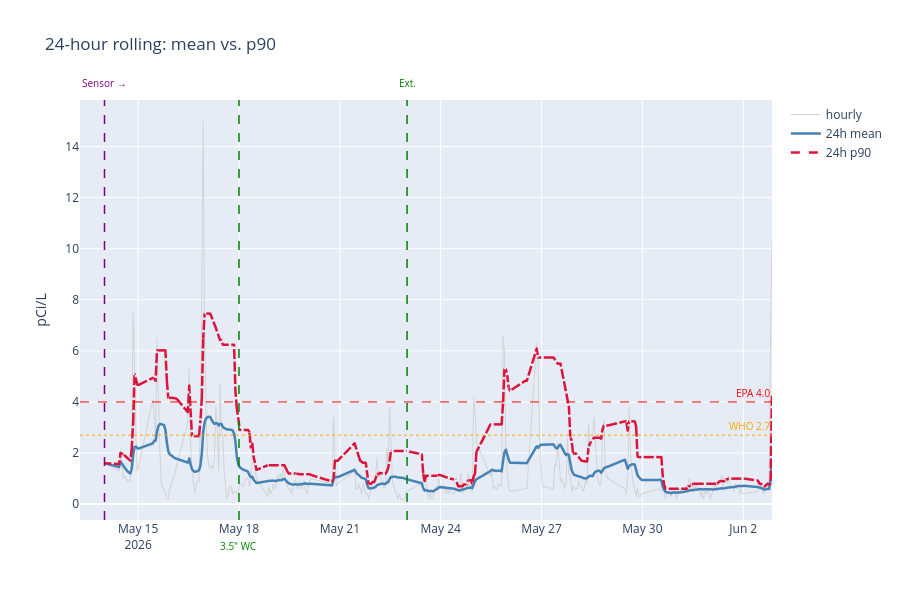

Notebook code for this chart:
### Markdown cell above
## 24-hour rolling: mean vs. p90

The 24-hour rolling mean (blue) shows the typical level over the prior day. The 24-hour rolling 90th percentile (red, dashed) shows what level the worst 10% of hours in that window hit. The gap between them is informative: a low rolling mean alongside a high rolling p90 indicates the system is "mostly working but occasionally failing" — a failure mode that a mean-only chart hides.

Hourly readings are shown in light gray for context. The 7-day window is omitted here because the post-move dataset spans less than 3 weeks; daily-level smoothing is already covered in the daily-distribution chart above.

### Code cell
window_24h = df_post['radon'].rolling('24h')

ma = pd.DataFrame({
    'hourly':  df_post['radon'],
    '24h mean': window_24h.mean(),
    '24h p90':  window_24h.quantile(0.9),
})

fig = px.line(ma, title='24-hour rolling: mean vs. p90',
              labels={'value': 'pCi/L', 'ts': '', 'variable': ''})
fig.update_traces(selector=dict(name='hourly'),   line=dict(color='lightgray', width=1))
fig.update_traces(selector=dict(name='24h mean'), line=dict(color='steelblue', width=2.5))
fig.update_traces(selector=dict(name='24h p90'),  line=dict(color='crimson', width=2.5, dash='dash'))
annotate(fig, events=EVENTS_POST)
fig.show()

### Figure 1 — Plotly figure (JSON) as saved in the notebook; plotly's stock layout.template omitted (floating-point values rounded to 4 significant figures; data arrays with more than 128 entries replaced by an {"elided": "..."} marker saying what was removed)
{"data": [{"hovertemplate": "=%{x}<br>pCi/L=%{y}<extra></extra>", "legendgroup": "hourly", "line": {"color": "lightgray", "dash": "solid", "width": 1}, "marker": {"symbol": "circle"}, "mode": "lines", "name": "hourly", "showlegend": true, "type": "scattergl", "x": {"elided": "346 str values"}, "xaxis": "x", "y": {"elided": "346 float values"}, "yaxis": "y"}, {"hovertemplate": "=%{x}<br>pCi/L=%{y}<extra></extra>", "legendgroup": "24h mean", "line": {"color": "steelblue", "dash": "solid", "width": 2.5}, "marker": {"symbol": "circle"}, "mode": "lines", "name": "24h mean", "showlegend": true, "type": "scattergl", "x": {"elided": "346 str values"}, "xaxis": "x", "y": {"elided": "346 float values"}, "yaxis": "y"}, {"hovertemplate": "=%{x}<br>pCi/L=%{y}<extra></extra>", "legendgroup": "24h p90", "line": {"color": "crimson", "dash": "dash", "width": 2.5}, "marker": {"symbol": "circle"}, "mode": "lines", "name": "24h p90", "showlegend": true, "type": "scattergl", "x": {"elided": "346 str values"}, "xaxis": "x", "y": {"elided": "346 float values"}, "yaxis": "y"}], "layout": {"annotations": [{"font": {"color": "red", "size": 10}, "showarrow": false, "text": "EPA 4.0", "x": 1, "xanchor": "right", "xref": "x domain", "y": 4.0, "yanchor": "bottom", "yref": "y"}, {"font": {"color": "orange", "size": 10}, "showarrow": false, "text": "WHO 2.7", "x": 1, "xanchor": "right", "xref": "x domain", "y": 2.7, "yanchor": "bottom", "yref": "y"}, {"font": {"color": "purple", "size": 10}, "showarrow": false, "text": "Sensor →", "x": "2026-05-14T00:00:00", "xanchor": "center", "xref": "x", "y": 1.02, "yanchor": "bottom", "yref": "y domain"}, {"font": {"color": "green", "size": 10}, "showarrow": false, "text": "3.5\" WC", "x": "2026-05-18T00:00:00", "xanchor": "center", "xref": "x", "y": -0.04, "yanchor": "top", "yref": "y domain"}, {"font": {"color": "green", "size": 10}, "showarrow": false, "text": "Ext.", "x": "2026-05-23T00:00:00", "xanchor": "center", "xref": "x", "y": 1.02, "yanchor": "bottom", "yref": "y domain"}], "height": 600, "legend": {"title": {"text": ""}, "tracegroupgap": 0}, "shapes": [{"line": {"color": "red", "dash": "dash", "width": 1}, "type": "line", "x0": 0, "x1": 1, "xref": "x domain", "y0": 4.0, "y1": 4.0, "yref": "y"}, {"line": {"color": "orange", "dash": "dot", "width": 1}, "type": "line", "x0": 0, "x1": 1, "xref": "x domain", "y0": 2.7, "y1": 2.7, "yref": "y"}, {"line": {"color": "purple", "dash": "dash", "width": 1.5}, "type": "line", "x0": "2026-05-14T00:00:00", "x1": "2026-05-14T00:00:00", "xref": "x", "y0": 0, "y1": 1, "yref": "y domain"}, {"line": {"color": "green", "dash": "dash", "width": 1.5}, "type": "line", "x0": "2026-05-18T00:00:00", "x1": "2026-05-18T00:00:00", "xref": "x", "y0": 0, "y1": 1, "yref": "y domain"}, {"line": {"color": "green", "dash": "dash", "width": 1.5}, "type": "line", "x0": "2026-05-23T00:00:00", "x1": "2026-05-23T00:00:00", "xref": "x", "y0": 0, "y1": 1, "yref": "y domain"}], "title": {"text": "24-hour rolling: mean vs. p90"}, "xaxis": {"anchor": "y", "domain": [0.0, 1.0], "title": {"text": ""}}, "yaxis": {"anchor": "x", "domain": [0.0, 1.0], "title": {"text": "pCi/L"}}}}
